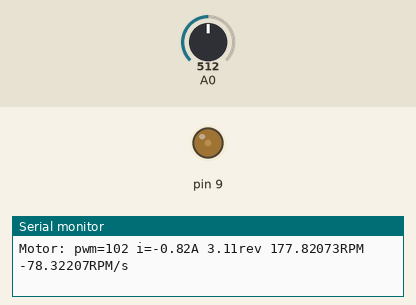
The sketch below on a simulated Arduino Uno, built with avr-gcc and run on an emulated ATmega328P. Parts: output pins drawn as LEDs (lit = HIGH), the last lines printed to the serial monitor. Inputs (shaded band) come from the test bench; at power-on: A0 = 512.

Above: at 1.76 s.
1.8 s: A0 set to 1010
At 2.9 s:
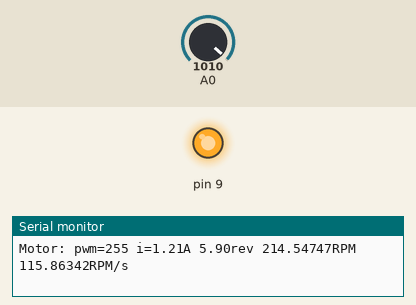
4.8 s: A0 set to 306
At 5.3 s:
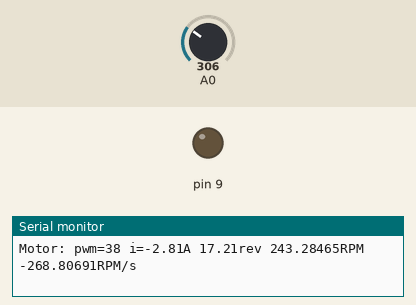
7.8 s: A0 set to 900
At 11.15 s:
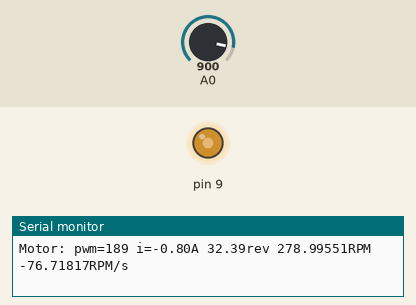
Timing chart, 0 to 16.8 s (numbered marks = the images above; inputs shaded):
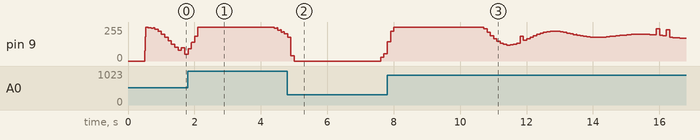

The sketch:

dc_motor_sim_PLL.ino
```cpp
// simulate a PWM driven motor controlled by potentiometer
// DaveX 2022-02-21 CC BY-SA
// https://github.com/drf5n/drf5nArduino/tree/main/dc_motor_sim_PLL
// This simulates a PID+PWM controlled DC motor with the simulated motor
// control read back from the pin 9 OC1A PWM read back from the OCR1A register
//
// The simulation at https://wokwi.com/arduino/projects/324274590349001300
// uses these Uno Connections:
//
//   input: A0: 0-5V potentiometer on A0 sets RPM 0-255
//   output: digitalPin9: PWM value to motor
//   Serial output: of PID state and Motor state
//
// Motor simulated by a state space model in class PmMotor
//  This sketch aims at PLL control of angular position rather than control of RPM
// See https://www.romanblack.com/onesec/DCmotor_xtal.htm for work on PLL control.
//
// https://wokwi.com/arduino/projects/323970337959051859 does speed control
//
// Discussions at:
// https://forum.arduino.cc/t/what-is-the-inverse-of-analogwrite-pin-val/960774/20
// https://forum.arduino.cc/t/why-doesnt-analogwrite-protect-its-writes-to-16bit-registers/961470
// https://forum.arduino.cc/t/motor-rpm-measurement-using-optical-encoder-for-pi-control/960163/13?u=davex

#include <PID_v1.h> // https://playground.arduino.cc/Code/PIDLibrary/

class PmMotor { // Permanent Magnet Motor Simulation
public:
  // DC PM motor state space model per
  // https://ctms.engin.umich.edu/CTMS/index.php?example=MotorSpeed&section=SystemModeling
  // input vars
  float V=5; //  voltage (controlled by pwm fraction)
  uint8_t pwm_level; // 0-255 pwm controlled voltage
  // state vars
  float theta=0;      // rotational position (rads)
  float theta_dot=0; // rad/sec
  float i_amps=0 ;   // coil current amps
  // outputs
  float theta_dotdot=0; // rad/sec/sec
  float di_dt;
  // extras;
  float MaxRPM = 1000;
  //constants
  float J =0.001; // inertia kg*m2
  float B = 0.0001 ; // fluid friction N*m*s
  float L =0.05; // motor inductance H
  float Ke = 0.001; // speed constant V/rad/sec
  float Kt = 1; // torqe constant N*m/A
  float R=1.0; // motor resistance ohms
  float i_full = 0.01; // no load current at full speed voltage
  // governing eqns:
  // J*theta_dotdot + B * theta_dot = Kt *i
  // L * di/dt +R*i = V -Ke*theta_dot

  // time variables
    unsigned long updateInterval = 50; // ms
  unsigned long lastUpdate = 0;

  float speed_mrev_sec = 0; //theta_dot
  long millirevs = 0; // theta in millirevolutions
  unsigned long encoderTicks = 0;
  const long ticksPerRev = 1000;
  float rpm;

  void setKeMaxRPMVR(float rpm){
    // set Ke from....
    // assume V voltage, for pwm/255 fraction
    // assume di/dt =0
    // theta_dot_max = rpm/60*2*pi // to rad/sec
    // V*255/255 = R*i  +Ke*theta_dot
    //
    Ke = (V-0.0*i_full*R)/(rpm / 60 * 2 * PI);
    MaxRPM = rpm;
  }
  void setInertia(float x){
    J = x;
  }
  void setResistance(float x){
    R = x;
  }

  void setKtFromIB(){
    // From J*theta_dotdot + B * theta_dot = Kt *i
    // assume theta_dotdot = 0, full speed, i
    const float theta_dot_max = MaxRPM /60 *2 * PI ;
    float myKt = B * theta_dot_max /i_full;

    Serial.print(Kt);
    Serial.print("->");
    Serial.print(myKt);
    Serial.println();

  }
  void update(uint16_t pwm){
    pwm_level = pwm;
    update();
  }

  void update(){
    unsigned long now = millis();
    static float i_last = 0;
    if(now - lastUpdate >= updateInterval){
      lastUpdate += updateInterval;

      i_amps = (V * pwm_level/255.0 -Ke * theta_dot -L*di_dt)/R;
      di_dt = i_amps - i_last;

      theta += theta_dot * updateInterval /1000.0;
      theta_dotdot = (Kt * i_amps - B * theta_dot) / J;
      theta_dot += theta_dotdot * updateInterval /1000.0;
      encoderTicks += theta_dot * updateInterval/1000.0/2/PI * ticksPerRev;

    }
  }
  void printConfig(void){ // print the configuration vars
     Serial.print(" MaxRPM=");
     Serial.print(MaxRPM);
     Serial.print(" Ke=");
     Serial.print(Ke);
     Serial.print(" Kt=");
     Serial.print(Kt);
     Serial.print(" B=");
     Serial.print(B);
     Serial.print(" J=");
     Serial.print(J);
     Serial.print(" L=");
     Serial.print(L);
     Serial.print(" V=");
     Serial.print(V);
     Serial.print(" pwm_level=");
     Serial.print(pwm_level);
     Serial.println();
  }
  void printState(void){ // Print the state variables
     Serial.print(" pwm=");
     Serial.print(pwm_level);
     Serial.print(" i_amps=");
     Serial.print(i_amps);
     Serial.print(" theta=");
     Serial.print(theta);
     Serial.print(" theta_dot=");
     Serial.print(theta_dot);
     Serial.print(" theta_dotdot=");
     Serial.print(theta_dotdot);

     Serial.println();
  }

  void printStateRPM(void){ //print the state in rev & RPM form
     Serial.print("Motor: pwm=");
     Serial.print(pwm_level);
     Serial.print(" i=");
     Serial.print(i_amps);
     Serial.print("A ");
     Serial.print(theta/2/PI);
     Serial.print("rev ");
     Serial.print(theta_dot/2/PI*60,5);
     Serial.print("RPM ");
     Serial.print(theta_dotdot/2/PI*60,5);
     Serial.print("RPM/s ");

     Serial.println();
  }
};

PmMotor myMotor;

double myRPM=0.0;
double mySetpointRPM=0.0;
double myCV = 0.0;

//PID motorPID(&myRPM, &myCV, &mySetpointRPM,1,0.5,0, DIRECT);


double myPhase = 0;
double myPhaseSP = 100; // ticks
PID motorPID(&myPhase, &myCV, &myPhaseSP,0.25,0.02,0, DIRECT);

void report (void){
  const int interval=500;
  static unsigned long last = - interval;
  unsigned long now = millis();
  if(now - last >= interval){
    last += interval;
    //motor.printState();
    Serial.print("PID: PhaseSP: ");
    Serial.print(myPhaseSP);
    Serial.print("ticks MV: ");
    Serial.print(myPhase);
    Serial.print("ticks CV: ");
    Serial.print(myCV);
    Serial.print(" counts PWM9: ");
//    Serial.print(OCR1A,DEC);
    Serial.print(analogGetPwm9(),DEC);
    Serial.println();
    myMotor.printStateRPM();
    //motor.printConfig();
  }
}

void setup() {
  // put your setup code here, to run once:
  Serial.begin(115200);
  myMotor.V = 5;
  myMotor.setResistance(1.2);
  myMotor.setKeMaxRPMVR(300);
  myMotor.i_full = 0.1; // Amps at no-load full speed
  myMotor.B = 0.0001e-20; //
  myMotor.setInertia(.1);
  myMotor.setKtFromIB();
  myMotor.printConfig();
  myMotor.printState();

  myRPM = myMotor.theta_dot*60/2/PI;
  mySetpointRPM = analogRead(A0); // 0-1024 rpm
  //turn the PID on
  motorPID.SetSampleTime(10); //us
  motorPID.SetMode(AUTOMATIC);

  delay(500);
}

int analogGetPwm9(){ // PWM 9 on UNO is OCR1A
  // Retrieve PWM value from pin per https://forum.arduino.cc/t/what-is-the-inverse-of-analogwrite-pin-val/960774/20
  // Uno pin 9 is OC1A per
  // Uno https://docs.arduino.cc/hacking/hardware/PinMapping168
  // Mega https://docs.arduino.cc/hacking/hardware/PinMapping2560

  return ((TCCR1A & bit(COM1A1))? OCR1A:digitalRead(9)*255);
}

void loop() {
  unsigned long loopNow = millis();
  static long bresenhamSlope=0;  // phase error in ticks

  mySetpointRPM = analogRead(A0)/4; // setpoint of RPM based on slider

  // Bresenham PLL
  const long PllInterval = 100;
  static unsigned long lastPll = - PllInterval;
  if (loopNow - lastPll >=PllInterval){
    lastPll += PllInterval;
  static unsigned long lastEncoder = 0;
  unsigned long newticks = myMotor.encoderTicks - lastEncoder;
  if(newticks > 0){
    lastEncoder  += newticks;
    bresenhamSlope+=newticks;
  }
   bresenhamSlope -= mySetpointRPM * myMotor.ticksPerRev* PllInterval/1000/60;
  }

  myRPM = myMotor.theta_dot*60/2/PI;  // measure the motor speed
  myPhase = bresenhamSlope;  // phase error

  motorPID.Compute();                 // PID to calculate CV from SP and MV
  analogWrite(9,myCV);  // push PID control value out PWM pin 9

  // Simulate a motor attached to a PWM pin
  myMotor.update(analogGetPwm9());
  report();
}
```
